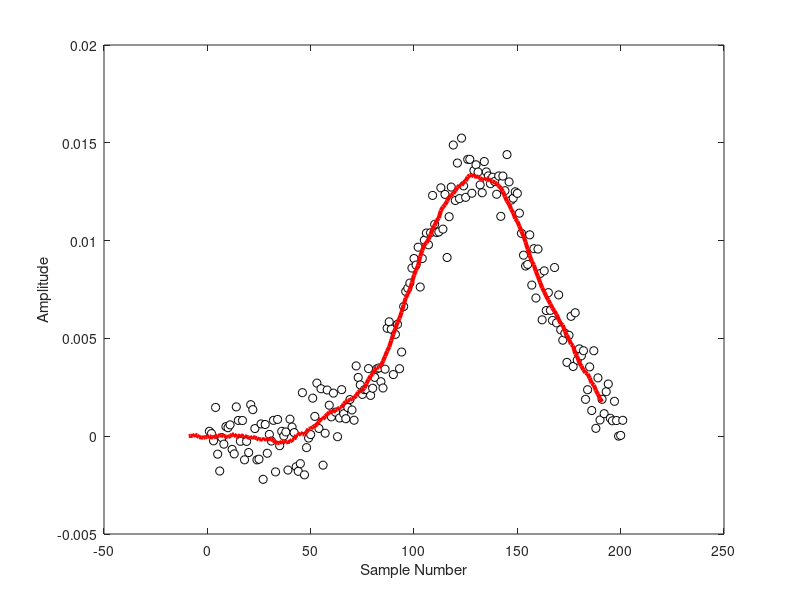

The MATLAB script that drew this image:
function [avg,xavg] = pa_runavg(data,windowSize,x)
% [AVG, XAVG] = RUNAVG(DATA,WINDOWSIZE);
%
% Determines a running average, AVG, of continuous DATA
% with a window of WINDOWSIZE samples (default = 20).
%
% See also FILTER



%% Initialization
if nargin<1
	% just some test
    data    = normpdf(-100:100,30,30);
    noise   = randn(1,length(data))/1000;
    data    = data+noise;
	% try this function by using pa_runavg without in- or output
end
if nargin<2
    windowSize = 20;
end
if nargin<3
    x   = 1:length(data);
end

%% Find Running Average by Filter-method
% This function uses FILTER instead of a FOR-loop,
% and thus should be a lot faster.
avg     = filter(ones(1,windowSize)/windowSize,1,data);

%% Correct the independent variable
xavg    = x-(windowSize./2).*mean(diff(x));

%% Some graphics if there is no other output
if nargout<1
    close all;
    h1 = plot(x,data,'ko'); set(h1,'MarkerFaceColor','w');
    hold on;
    h2 = plot(xavg,avg,'r-'); set(h2,'LineWidth',3);
    xlabel('Sample Number');
    ylabel('Amplitude');
end;
